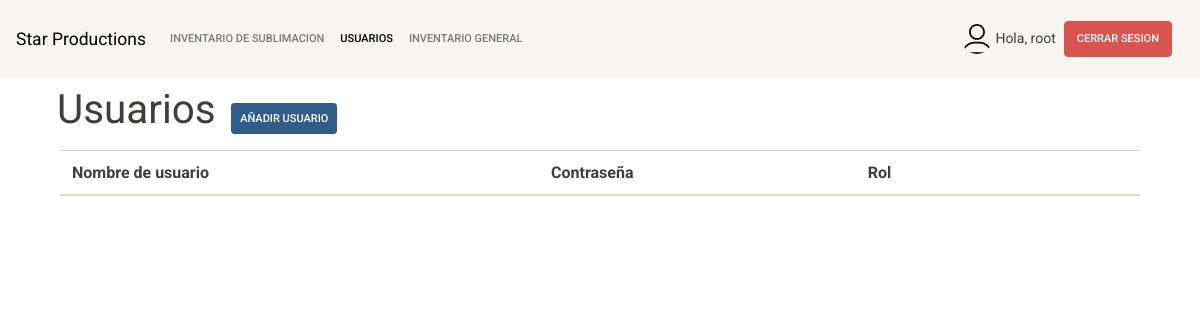
/usuarios.php (signed in), run on an earlier commit of the app's database.
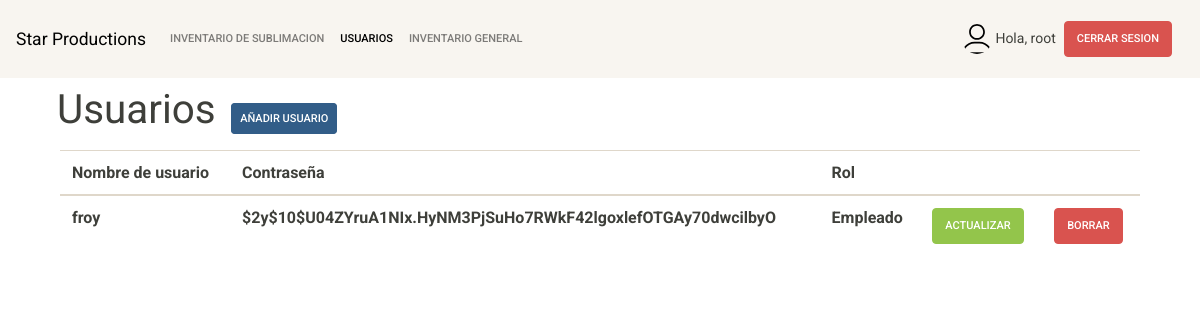
And on a later commit of the database.
### tables this page shows
CREATE TABLE `usuarios` (
  `id` int(11) NOT NULL AUTO_INCREMENT,
  `username` varchar(15) NOT NULL,
  `password` varchar(255) NOT NULL,
  `adm` tinyint(4) DEFAULT '0',
  PRIMARY KEY (`id`) USING BTREE
);

### usuarios.php (the view, shortened to what this page needs)
<?php
require_once './db/conexion.php';
?>
<!DOCTYPE html>
<html lang="eS">
<head>
    <link rel="stylesheet" href="style.css">
    <link rel="stylesheet" href="./bootstrap/bootstrap.min.css">
</head>
<body>
    <header>
        <nav class="navbar navbar-expand-lg navbar-light bg-light">
            <a class="navbar-brand" href="./main_page.php">Star Productions</a>
            <div class="collapse navbar-collapse" id="navbarSupportedContent">
                <ul class="navbar-nav mr-auto">
                    <li class="nav-item ">
                    <a class="nav-link" href="./main_page.php">Inventario de sublimacion<span class="sr-only">(current)</span></a>
                    </li>
                    <li class="nav-item active">
                    <a class="nav-link" href="./usuarios.php">usuarios</a>
                    </li>
                    <li class="nav-item ">
                    <a class="nav-link" href="./inventario_gen.php">inventario general</a>
                    </li>
                </ul>
                <form class="form-inline my-2 my-lg-0">
                    <div class="container-fluid p-2 ">
                      <span class="p-2">
                        <img src="./img/user.svg" class="rounded-circle " alt="" height="30">
                        <span>Hola, <?php echo htmlspecialchars($_SESSION["username"]); ?></span>
                      </span>
                      <a href="logout.php" class="btn btn-danger mr-1">Cerrar sesion</a>
                    </div>
                  </form>
            </div>
          </nav>
    </header>
    <section>
    <div class="container mt-2">
                <h1 class="text-left p-2 m-1 d-inline font-weigth-bold" style="font-size:calc(20px + 1.7vw);">Usuarios</h1>
                <a href="#modal_add_user" data-toggle="modal" class="btn btn-primary p-2 btn-block d-inline">añadir usuario</a>
                <section class="container barra my-3" style="overflow-y: scroll; height:20rem">
                    <table class="table table-hover">
                        <thead>
                            <tr>
                                <th scope="col">Nombre de usuario</th>
                                <th scope="col">Contraseña</th>
                                <th scope="col">Rol</th>
                                <th scope="col"></th>
                                <th scope="col"></th>
                            </tr>
                        </thead>
                    <tbody>
                        <?php
                            $query = "SELECT * FROM usuarios";
                        $result = mysqli_query($link, $query);
                                while ($row = mysqli_fetch_array($result))
                                {
                                    echo '<tr>';
                                    if($row['username'] != 'root'){
                                        echo "<th scope='col' id='user".$row["id"]."'>". $row["username"]."</th>";
                                        echo "<th scope='col' id='pwd".$row["id"]."'>". $row["password"]."</th>";
                                        if($row['adm'] == 1){
                                            echo "<th scope='col'>Administrador</th>";
                                        }
                                        else{
                                            echo "<th scope='col'>Empleado</th>";
                                        }
                                        echo "<th scope='col'><a data-toggle='modal' href='#modal_upd_usuario'  id=".$row["id"]." class='btn btn-success upd_user'>actualizar</a></th>";
                                        echo "<th scope='col'><a data-toggle='modal' href='#modal_borrar_usuario'  id=".$row["id"]." class='btn btn-danger del_user'>borrar</a></th>";
                                    }
                                    echo '</tr>';
                                }
                            ?>
                        </tbody>
                    </table>
                </section>
        </div>
    </section>
</body>
</html>

What changed in the data, as far as the page shows it:
added usuarios: username "froy", password "$2y$10$U04ZYruA1NIx.HyNM3PjSuHo7RWkF42lgoxlefOTGAy70dwcilbyO", adm "Empleado"
